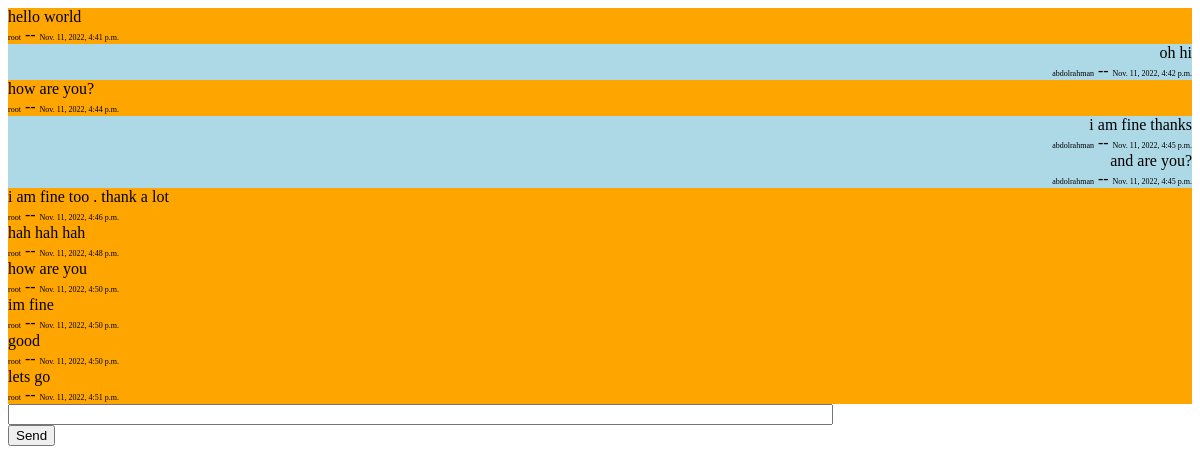
Page /chat/root/ (signed in) on the earlier database version.
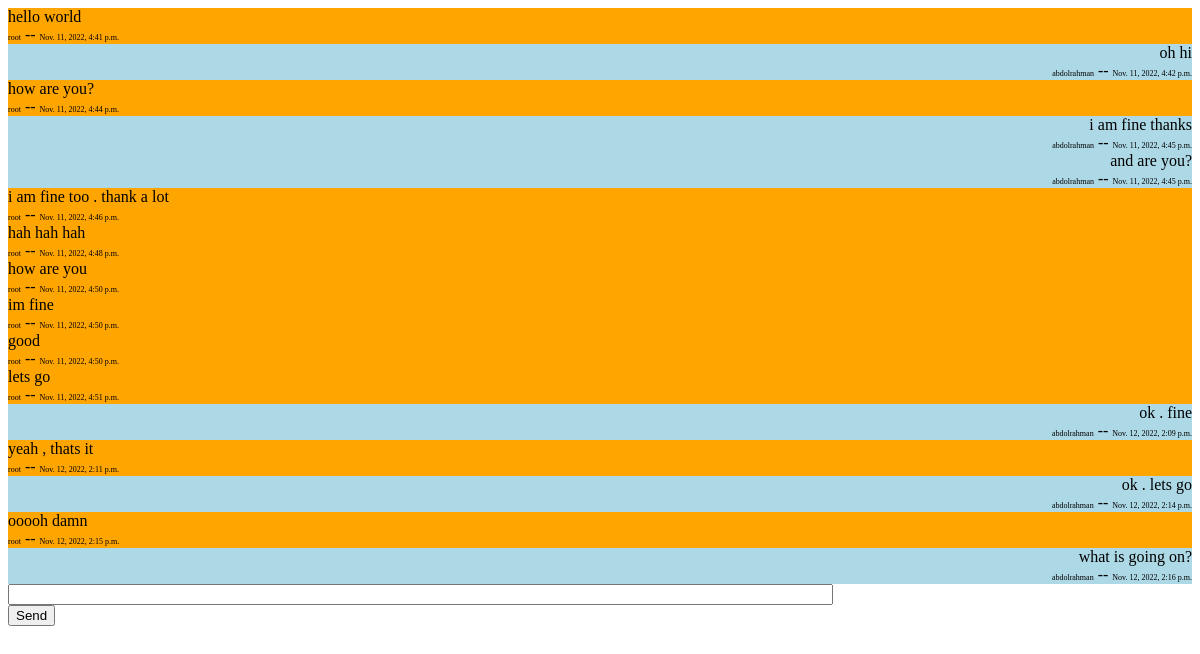
Same page on the later database version.
### chat/models.py (models this page shows)
class Message(models.Model):
    sender = models.ForeignKey(User, on_delete=models.CASCADE, related_name='sended_messages')
    receiver = models.ForeignKey(User, on_delete=models.CASCADE, related_name='received_messages')
    chat = models.ForeignKey(Chat, on_delete=models.CASCADE, related_name='messages')
    content = models.TextField()
    send_date = models.DateTimeField(auto_now_add=True)

### chat/views.py (the view)
# urls.py: path("<str:room_name>/", views.room, name="room"),
@login_required
def room(request, room_name):
    target_user = User.objects.filter(username=room_name).first()
    if not target_user:
        raise Http404
    print(target_user)
    chat = Chat.objects.filter((Q(starter=request.user) | Q(participant=request.user)) & (Q(starter=target_user) | Q(participant=target_user))).first()
    print(chat)
    if not chat:
        chat = Chat.objects.create(starter=request.user, participant=target_user)
    return render(request, "chat/room.html", {"room_name": room_name, 'chat': chat})

### templates/chat/room.html (shortened to what this page needs)
<!DOCTYPE html>
<html>
<head>
</head>
<body>
    <div id="messages">
        {% for message in chat.messages.all %}
            <div {% if message.sender == request.user %} align="right" style="background: lightblue ;{% else %} align="left" style="background: orange ; {% endif %}"> {{ message.content }} <br> <span align="left" style="font-size: 0.5rem;">{{ message.sender }}</span> -- <span align="right" style="font-size: 0.5rem;">{{ message.send_date }}</span> </div>
        {% endfor %}
    </div>
    <input id="chat-message-input" type="text" size="100"><br>
    <input id="chat-message-submit" type="button" value="Send">
</body>
</html>

Differences in the rows shown:
added Message: content "ok . fine", sender "abdolrahman", send_date "Nov. 12, 2022, 2:09 p.m."
added Message: content "yeah , thats it", sender "root", send_date "Nov. 12, 2022, 2:11 p.m."
added Message: content "ok . lets go", sender "abdolrahman", send_date "Nov. 12, 2022, 2:14 p.m."
added Message: content "ooooh damn", sender "root", send_date "Nov. 12, 2022, 2:15 p.m."
added Message: content "what is going on?", sender "abdolrahman", send_date "Nov. 12, 2022, 2:16 p.m."
